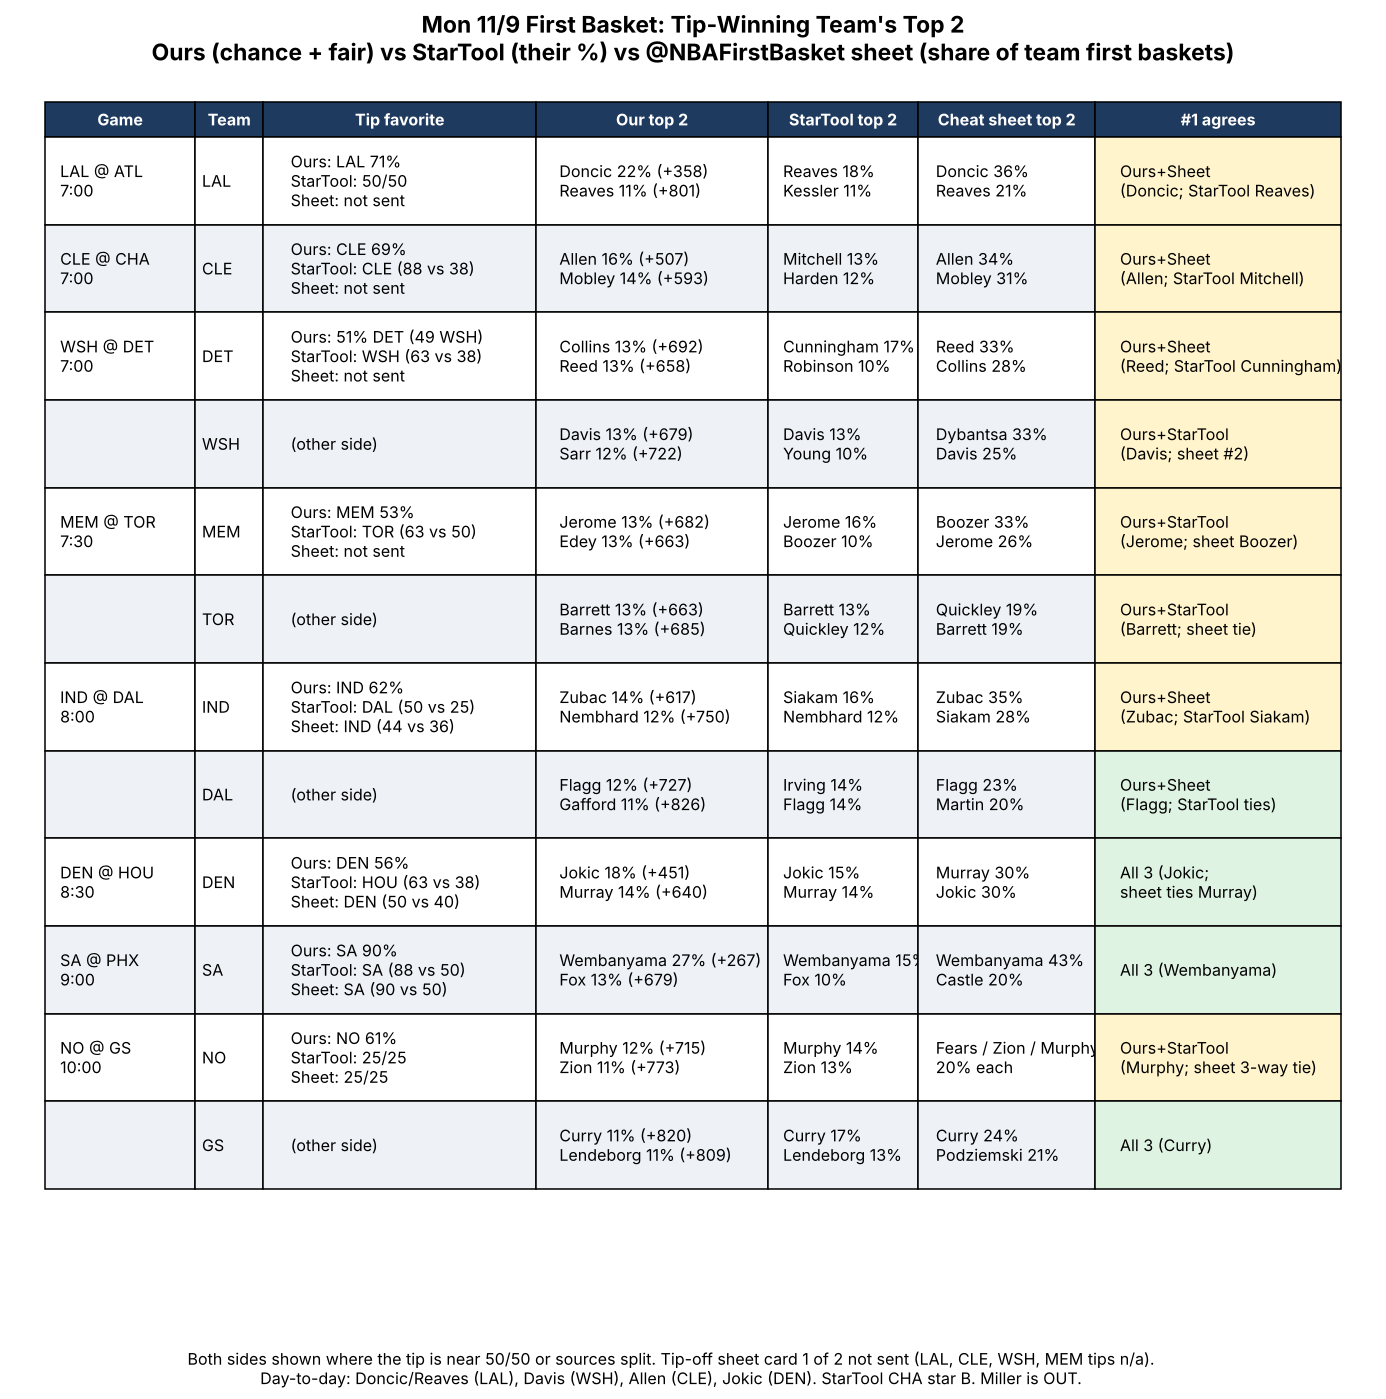

Write the Python code that produced this figure.
import matplotlib; matplotlib.use('Agg')
import matplotlib.pyplot as plt
rows=[
["LAL @ ATL\n7:00","LAL","Ours: LAL 71%\nStarTool: 50/50\nSheet: not sent","Doncic 22% (+358)\nReaves 11% (+801)","Reaves 18%\nKessler 11%","Doncic 36%\nReaves 21%","Ours+Sheet\n(Doncic; StarTool Reaves)","y"],
["CLE @ CHA\n7:00","CLE","Ours: CLE 69%\nStarTool: CLE (88 vs 38)\nSheet: not sent","Allen 16% (+507)\nMobley 14% (+593)","Mitchell 13%\nHarden 12%","Allen 34%\nMobley 31%","Ours+Sheet\n(Allen; StarTool Mitchell)","y"],
["WSH @ DET\n7:00","DET","Ours: 51% DET (49 WSH)\nStarTool: WSH (63 vs 38)\nSheet: not sent","Collins 13% (+692)\nReed 13% (+658)","Cunningham 17%\nRobinson 10%","Reed 33%\nCollins 28%","Ours+Sheet\n(Reed; StarTool Cunningham)","y"],
["","WSH","(other side)","Davis 13% (+679)\nSarr 12% (+722)","Davis 13%\nYoung 10%","Dybantsa 33%\nDavis 25%","Ours+StarTool\n(Davis; sheet #2)","y"],
["MEM @ TOR\n7:30","MEM","Ours: MEM 53%\nStarTool: TOR (63 vs 50)\nSheet: not sent","Jerome 13% (+682)\nEdey 13% (+663)","Jerome 16%\nBoozer 10%","Boozer 33%\nJerome 26%","Ours+StarTool\n(Jerome; sheet Boozer)","y"],
["","TOR","(other side)","Barrett 13% (+663)\nBarnes 13% (+685)","Barrett 13%\nQuickley 12%","Quickley 19%\nBarrett 19%","Ours+StarTool\n(Barrett; sheet tie)","y"],
["IND @ DAL\n8:00","IND","Ours: IND 62%\nStarTool: DAL (50 vs 25)\nSheet: IND (44 vs 36)","Zubac 14% (+617)\nNembhard 12% (+750)","Siakam 16%\nNembhard 12%","Zubac 35%\nSiakam 28%","Ours+Sheet\n(Zubac; StarTool Siakam)","y"],
["","DAL","(other side)","Flagg 12% (+727)\nGafford 11% (+826)","Irving 14%\nFlagg 14%","Flagg 23%\nMartin 20%","Ours+Sheet\n(Flagg; StarTool ties)","g"],
["DEN @ HOU\n8:30","DEN","Ours: DEN 56%\nStarTool: HOU (63 vs 38)\nSheet: DEN (50 vs 40)","Jokic 18% (+451)\nMurray 14% (+640)","Jokic 15%\nMurray 14%","Murray 30%\nJokic 30%","All 3 (Jokic;\nsheet ties Murray)","g"],
["SA @ PHX\n9:00","SA","Ours: SA 90%\nStarTool: SA (88 vs 50)\nSheet: SA (90 vs 50)","Wembanyama 27% (+267)\nFox 13% (+679)","Wembanyama 15%\nFox 10%","Wembanyama 43%\nCastle 20%","All 3 (Wembanyama)","g"],
["NO @ GS\n10:00","NO","Ours: NO 61%\nStarTool: 25/25\nSheet: 25/25","Murphy 12% (+715)\nZion 11% (+773)","Murphy 14%\nZion 13%","Fears / Zion / Murphy\n20% each","Ours+StarTool\n(Murphy; sheet 3-way tie)","y"],
["","GS","(other side)","Curry 11% (+820)\nLendeborg 11% (+809)","Curry 17%\nLendeborg 13%","Curry 24%\nPodziemski 21%","All 3 (Curry)","g"],
]
fig,ax=plt.subplots(figsize=(16,0.95*len(rows)+2.4)); ax.axis('off')
ax.set_title("Mon 11/9 First Basket: Tip-Winning Team's Top 2\nOurs (chance + fair) vs StarTool (their %) vs @NBAFirstBasket sheet (share of team first baskets)",fontsize=15,fontweight='bold',pad=12)
tb=ax.table(cellText=[r[:7] for r in rows],colLabels=["Game","Team","Tip favorite","Our top 2","StarTool top 2","Cheat sheet top 2","#1 agrees"],
  colWidths=[0.11,0.05,0.2,0.17,0.11,0.13,0.18],loc='upper center',cellLoc='left')
tb.auto_set_font_size(False); tb.set_fontsize(10.5)
col={'g':'#dff3e3','y':'#fff4cc','r':'#fbe1e1'}
for (r,c),cl in tb.get_celld().items():
    cl.set_height(0.075 if r>0 else 0.03)
    if r==0:
        cl.set_facecolor('#1f3a5f'); cl.get_text().set_color('white'); cl.get_text().set_fontweight('bold'); cl.get_text().set_ha('center')
    else:
        if r%2==0: cl.set_facecolor('#eef2f7')
        if c==6: cl.set_facecolor(col[rows[r-1][7]])
plt.figtext(0.5,0.02,"Both sides shown where the tip is near 50/50 or sources split. Tip-off sheet card 1 of 2 not sent (LAL, CLE, WSH, MEM tips n/a).\nDay-to-day: Doncic/Reaves (LAL), Davis (WSH), Allen (CLE), Jokic (DEN). StarTool CHA star B. Miller is OUT.",ha='center',fontsize=10.5)
plt.savefig('/home/user/Defined-Risk-Trading/analysis/nba/out/charts/fb_tipteam_3way_2026-11-09.png',dpi=110,bbox_inches='tight')
